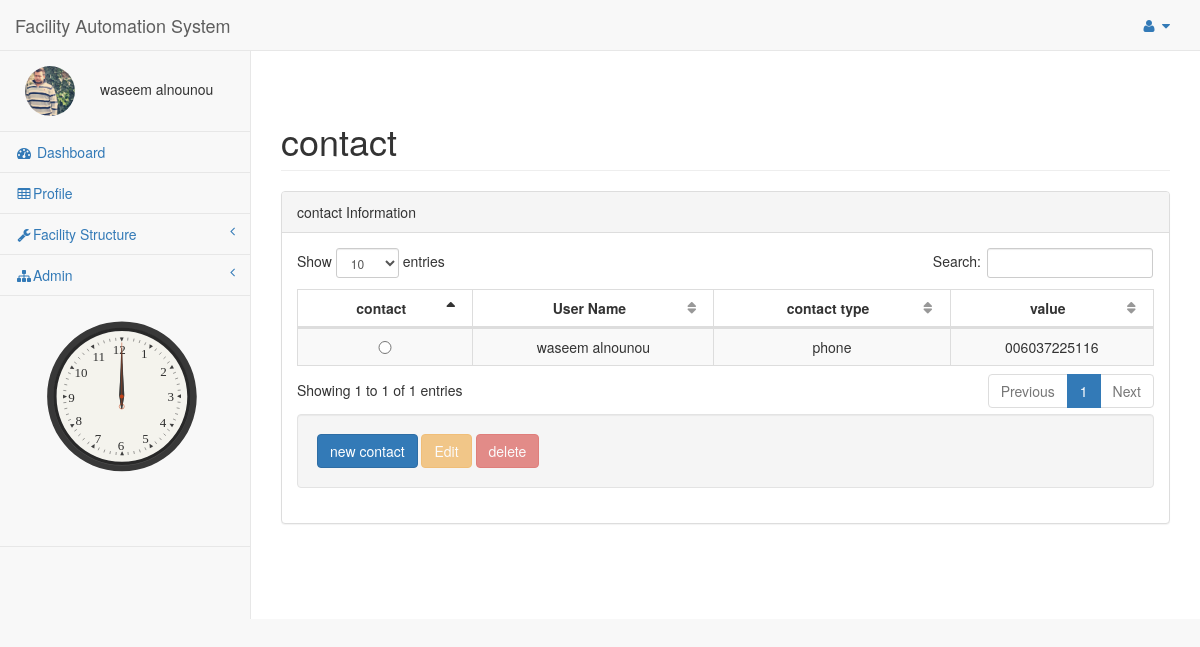
The app's page /FAS/pages/Contact.php (signed in) with its own data.
### tables this page shows
CREATE TABLE IF NOT EXISTS `user` (
  `Id` int(10) UNSIGNED NOT NULL AUTO_INCREMENT,
  `First_Name` varchar(30) DEFAULT NULL,
  `Last_Name` varchar(30) DEFAULT NULL,
  `password` varchar(30) NOT NULL,
  `email` varchar(50) DEFAULT NULL,
  `Img` varchar(50) DEFAULT NULL,
  `Birthday` date DEFAULT NULL,
  `Gender` int(11) DEFAULT NULL,
  PRIMARY KEY (`Id`)
);

CREATE TABLE IF NOT EXISTS `contact` (
  `Id` int(6) UNSIGNED NOT NULL AUTO_INCREMENT,
  `User_ID` int(11) NOT NULL,
  `Contact_Type` varchar(100) NOT NULL,
  `Value` varchar(40) NOT NULL,
  PRIMARY KEY (`Id`)
);

### FAS/pages/Contact.php (the view, shortened to what this page needs)
<?php
try{
include("config.php");
 $UID=$_SESSION['user_Id'];
  $dbdlt=FALSE;$dbupd=FALSE;$dbins=FALSE;$dbdis=FALSE;
     if($UID==NULL){
      Redirect('login.php', false);
   }else{
      $sql = "SELECT * FROM user WHERE Id ='$UID'";
      $result = mysqli_query($db,$sql);
      $row = mysqli_fetch_array($result,MYSQLI_ASSOC);
      $count = mysqli_num_rows($result);
      if($count == 1) {
         $user_name = $row["First_Name"]. " " .$row["Last_Name"];
         $user_Img=$row["Img"];
      }else{
          Redirect('login.php', false);
      }
   }
    function  filltable($db){
    if (!$db) {
    die("Connection failed: " . mysqli_connect_error());
}
else
{
 $sql = "SELECT *,(select CONCAT(First_Name,' ',Last_Name) from user u where u.Id=a.User_ID) as UName FROM contact a";
 $result = mysqli_query($db, $sql);
 $count = mysqli_num_rows($result);
    if ($count > 0) {
    while($row = mysqli_fetch_assoc($result)) {
        echo "<tr id='".$row["Id"]."' ><td>" . "<input type='radio'  class='btn btn-warning btn-lg btn-block' name='selectedrow' " . "value='".$row["Id"]."'/>". "</td><td data-value='Name' >". $row["UName"]. "</td><td data-value='type' >".  $row["Contact_Type"]."</td><td data-value='Value' >". $row["Value"]. "</td></tr>";
    }
  }
else
{
    echo "0 results";
    }
  }
}
}
catch (Exception $e) {
    echo 'Caught exception: ',  $e->getMessage(), "\n";
}
?>
<!DOCTYPE html>
<html lang="en">
<head>
    <link href="../vendor/bootstrap/css/bootstrap.min.css" rel="stylesheet">
    <link href="../vendor/metisMenu/metisMenu.min.css" rel="stylesheet">
    <link href="../vendor/datatables-plugins/dataTables.bootstrap.css" rel="stylesheet">
    <link href="../vendor/datatables-responsive/dataTables.responsive.css" rel="stylesheet">
    <link href="../dist/css/sb-admin-2.css" rel="stylesheet">
    <link href="../vendor/font-awesome/css/font-awesome.min.css" rel="stylesheet" type="text/css">
</head>
<body>
    <div id="wrapper">
        <nav class="navbar navbar-default navbar-static-top" role="navigation" style="margin-bottom: 0">
            <div class="navbar-header">
  <a class="navbar-brand" href="index.php">Facility Automation System</a>
            </div>
            <ul class="nav navbar-top-links navbar-right">
                <li class="dropdown">
                    <a class="dropdown-toggle" data-toggle="dropdown" href="#">
                        <i class="fa fa-user fa-fw"></i> <i class="fa fa-caret-down"></i>
                    </a>
                </li>
            </ul>
            <div class="navbar-default sidebar" role="navigation">
                <div class="sidebar-nav navbar-collapse">
                    <ul class="nav" id="side-menu">
                        <li class="sidebar-search">
                              <div class="row" style="">
<?php
if($user_Img<>''){
    echo  "<img class='userimg' src="."$user_Img". " alt='user image' height='50' width='50' >";
}else
{
    echo  '<img  src="\FAS\img\user\user.jpg" class="userimg"  alt="user image" height="50 width="50" />';
    }
     echo $user_name;
?>
                         </div>
                        </li>
                        <li>
                            <a href="index.php"><i class="fa fa-dashboard fa-fw"></i> Dashboard</a>
                        </li>
                        <li>
                            <a href="userprofile.php"><i class="fa fa-table fa-fw"></i>Profile</a>
                        </li>
                        <li>
                            <a href="#"><i class="fa fa-wrench fa-fw"></i>Facility Structure<span class="fa arrow"></span></a>
                        </li>
                        <li>
                            <a href="#"><i class="fa fa-sitemap fa-fw"></i>Admin<span class="fa arrow"></span></a>
                        </li>
                                                  <li>
<svg version="1.1" id="clock" xmlns="http://www.w3.org/2000/svg" xmlns:xlink="http://www.w3.org/1999/xlink" x="0px" y="0px"
	 width="150px" height="150px" viewBox="50 50 400 500"
	 xml:space="preserve">
<g id="markings">
	<text transform="matrix(1 0 0 1 282 174.4307)" fill="#303030" font-family="'Futura-Medium'" font-size="26">1</text>
	<text transform="matrix(1 0 0 1 320.6987 209.9229)" fill="#303030" font-family="'Futura-Medium'" font-size="26">2</text>
	<text transform="matrix(1 0 0 1 335.0396 260.3213)" fill="#303030" font-family="'Futura-Medium'" font-size="26">3</text>
	<text transform="matrix(1 0 0 1 319.6987 311.6914)" fill="#303030" font-family="'Futura-Medium'" font-size="26">4</text>
	<text transform="matrix(1 0 0 1 284.5 344.7695)" fill="#303030" font-family="'Futura-Medium'" font-size="26">5</text>
	<text transform="matrix(1 0 0 1 235.5522 357.5293)" fill="#303030" font-family="'Futura-Medium'" font-size="26">6</text>
	<text transform="matrix(1 0 0 1 189.3726 343.7695)" fill="#303030" font-family="'Futura-Medium'" font-size="26">7</text>
	<text transform="matrix(1 0 0 1 151.0664 308.9883)" fill="#303030" font-family="'Futura-Medium'" font-size="26">8</text>
	<text transform="matrix(1 0 0 1 136.3916 262.6992)" fill="#303030" font-family="'Futura-Medium'" font-size="26">9</text>
	<text transform="matrix(1 0 0 1 149.0664 212.9229)" fill="#303030" font-family="'Futura-Medium'" font-size="26">10</text>
	<text transform="matrix(1 0 0 1 184.9673 179.9668)" fill="#303030" font-family="'Futura-Medium'" font-size="26">11</text>
	<text transform="matrix(1 0 0 1 225.7227 165.9639)" fill="#303030" font-family="'Futura-Medium'" font-size="26">12</text>
</g>
</svg>
                        </li>
                    </ul>
                </div>
            </div>
        </nav>
        <div id="page-wrapper">
            <form  method="post">
            <div class="row">
                 <div class="panel-body">
                        </div>
                <div class="col-lg-12">
                    <h1 class="page-header">contact</h1>
                </div>
            </div>
            <div class="row">
                <div class="col-lg-12">
                    <div class="panel panel-default">
                        <div class="panel-heading">
                            contact Information
                        </div>
                        <div class="panel-body">
                            <table style="width: 100%" class="table table-striped table-bordered table-hover" id="dataTables-example">
                                <thead>
                                    <tr>
                                         <th>contact</th>
                                        <th>User Name</th>
                                        <th>contact type</th>
                                         <th>value</th>
                                    </tr>
                                </thead>
                                <tbody>
  <?php
     if($dbdis==TRUE)
    { filltable($db);}
  ?>
                                </tbody>
                            </table>
                            <div class="well">
   <?php
                               if($dbins){ echo "<input type='button' id='btnmodel' class='btn btn-primary' value='new contact' data-toggle='modal' data-target='#myModal'/>";}
                              if($dbupd){   echo" <input type='button' disabled id='edt' class='btn btn-warning' alt='Edit'  value='Edit'  data-toggle='modal' data-target='#myModal'/>";}
                               if($dbdlt){ echo"  <input type='button' disabled id='dlt' class='btn btn-danger' alt='delete' name='' value='delete'/>";}
                                ?>
                            </div>
                        </div>
                    </div>
                </div>
            </div>
                 </form>
        </div>
    </div>
</body>
</html>

### FAS/pages/Contact.php (style rules this page uses)
svg { width: 250px; height: 250px; display: block; margin: auto; }
img { border-radius: 50%; }
td,th { text-align:center; }
.userimg { border-radius: 50%; margin-top:0px ; margin-bottom:0px; margin-right:25px; margin-left: 25px; border:#808080 soild 2px; }

### records on screen
user: Img (picture), user_name "waseem alnounou"
contact: UName "waseem alnounou", Contact_Type "phone", Value "006037225116"
